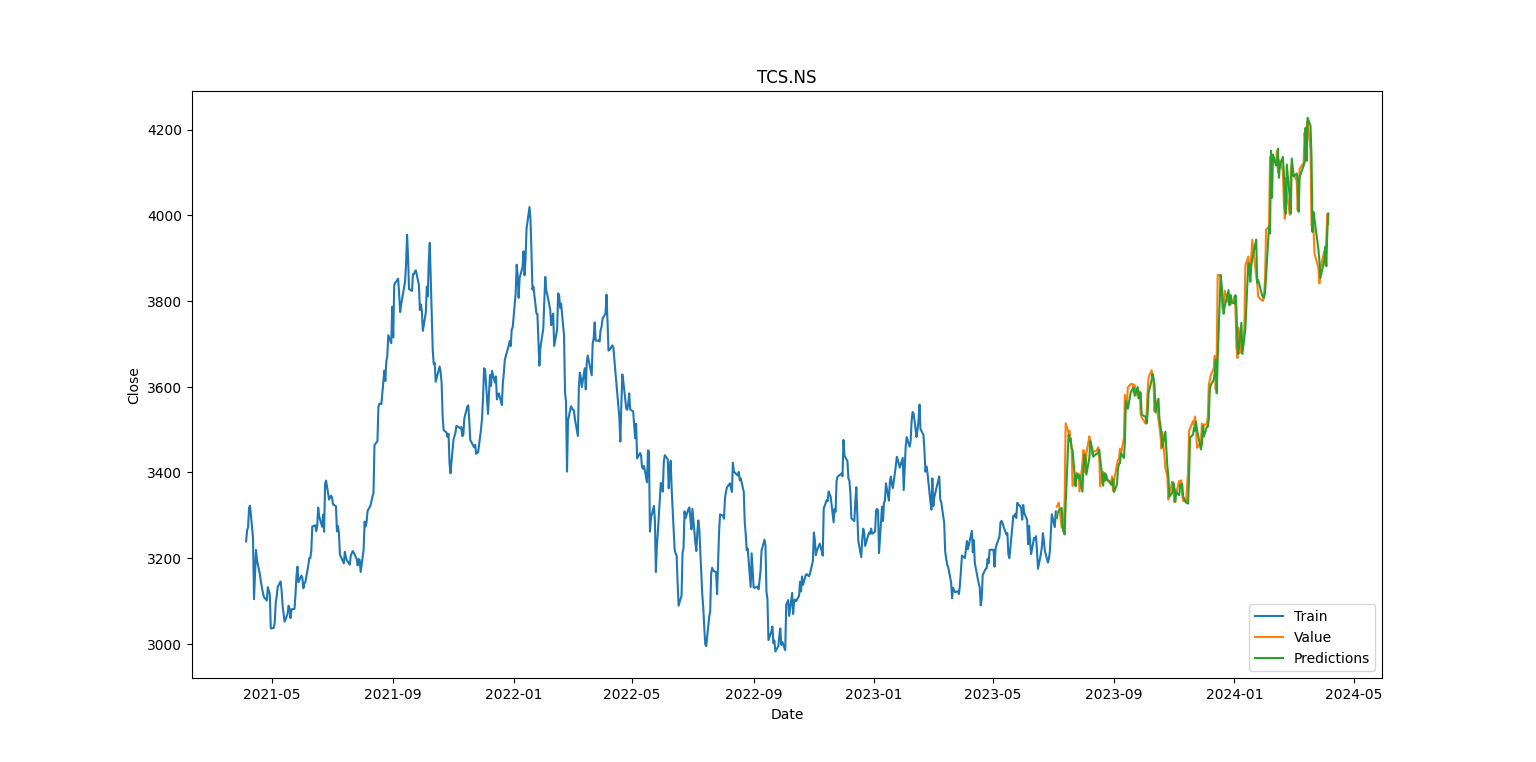

Reproduce this figure in Python.
import numpy as np
import pandas as pd
import matplotlib.pyplot as plt
import seaborn as sns
import yfinance as yf
from datetime import datetime
import math
from keras.layers import Dense, LSTM
from keras.models import Sequential
from sklearn.preprocessing import MinMaxScaler
import plotly.express as px
import plotly.graph_objs as go
import plotly.io as pio
import requests
from bs4 import BeautifulSoup
from textblob import TextBlob
import warnings
warnings.filterwarnings('ignore')

name = "TCS.NS"
stock=yf.download(name,period="3y",actions=True)

sns.lineplot(data=stock,x="Date",y="Close")

data=stock.filter(['Close'])
dataset=data.values
training_data_len=math.ceil(len(dataset)*0.75)

scaler=MinMaxScaler(feature_range=(0,1))
scaled_data=scaler.fit_transform(dataset)

train_data=scaled_data[0:training_data_len,:]
x_train=[]
y_train=[]
for i in range(60,len(train_data)):
    x_train.append(train_data[i-60:i,0])
    y_train.append(train_data[i,0])

x_train,y_train=np.array(x_train),np.array(y_train)
x_train=np.reshape(x_train,(x_train.shape[0],x_train.shape[1],1))

model=Sequential()
model.add(LSTM(50,return_sequences=True, input_shape= (x_train.shape[1],1)))
model.add(LSTM(50,return_sequences=False))
model.add(Dense(25))
model.add(Dense(1))

model.compile(optimizer='adam',loss='mean_squared_error')

model.fit(x_train,y_train,epochs=8,batch_size=1)

test_data=scaled_data[training_data_len-60:,:]
x_test=[]
y_test=dataset[training_data_len:,:]
for i in range(60,len(test_data)):
    x_test.append(test_data[i-60:i,0])

x_test=np.array(x_test)
x_test=np.reshape(x_test,(x_test.shape[0],x_test.shape[1],1))

predictions=model.predict(x_test)
predictions=scaler.inverse_transform(predictions)

rmse= np.sqrt(((predictions - y_test) ** 2).mean())
print(rmse)

closes=[]
closes.extend(data['Close'])
average_close = sum(closes) / len(closes)
#print(average_close)
average_deviation=rmse/average_close*100
print(average_deviation)

train = data.iloc[:training_data_len]
valid = data.iloc[training_data_len:]
valid['Predictions'] = predictions

plt.figure(figsize=(16,8))
plt.title(name)
plt.xlabel('Date')
plt.ylabel('Close')
plt.plot(train['Close'])
plt.plot(valid[['Close','Predictions']])
plt.legend(['Train','Value','Predictions'], loc='lower right')
plt.show()

trace_train = go.Scatter(x=train.index, y=train['Close'], mode='lines', name='Train')
trace_valid = go.Scatter(x=valid.index, y=valid['Close'], mode='lines', name='Value')
trace_predictions = go.Scatter(x=valid.index, y=valid['Predictions'], mode='lines', name='Predictions')

# Define layout
layout = go.Layout(title='Model', xaxis=dict(title='Date'), yaxis=dict(title='Close'), legend=dict(x=0, y=1))

# Create figure
fig = go.Figure(data=[trace_train, trace_valid, trace_predictions], layout=layout)
pio.show(fig)
